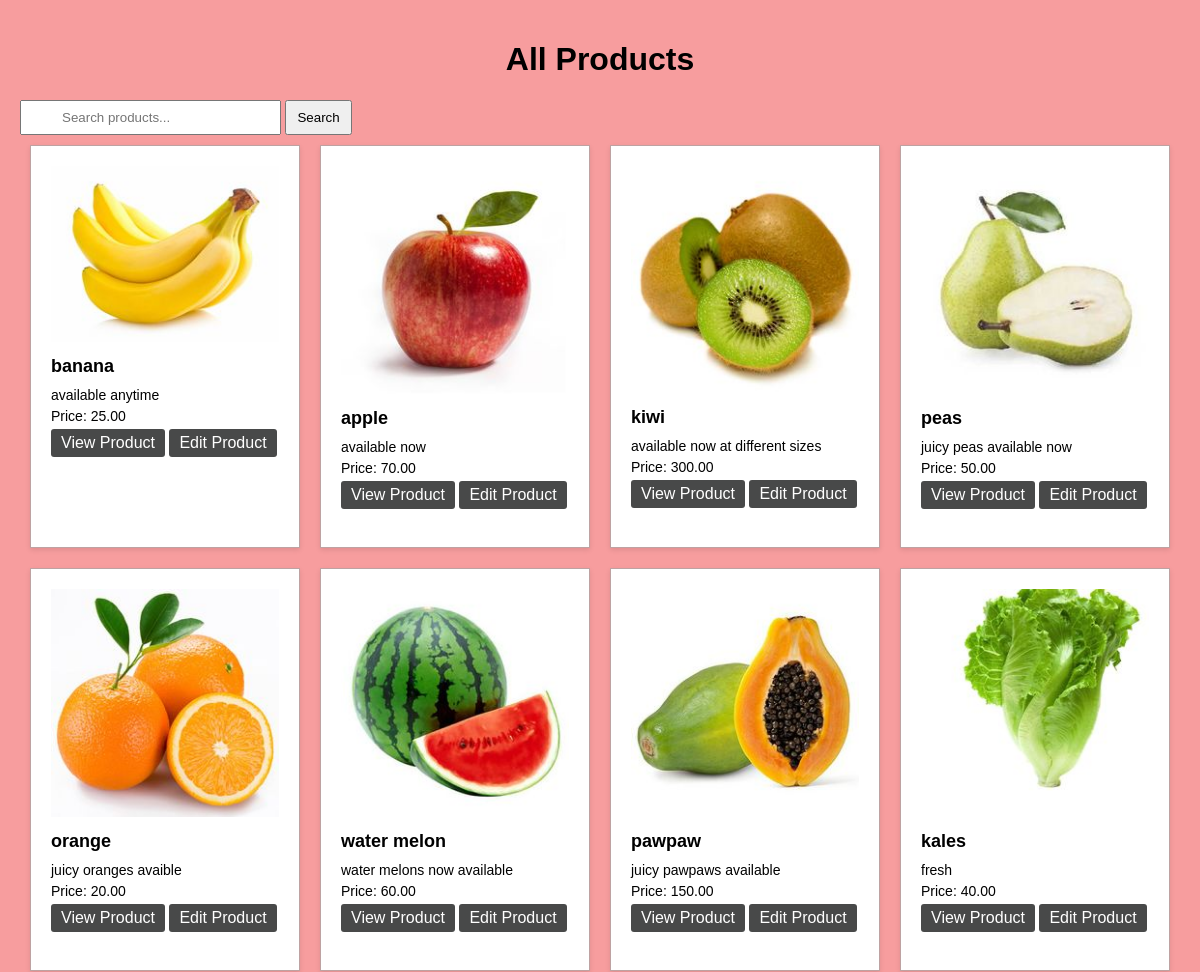
/inventory/products/list/ (upper part), run on an earlier commit of the app's database.
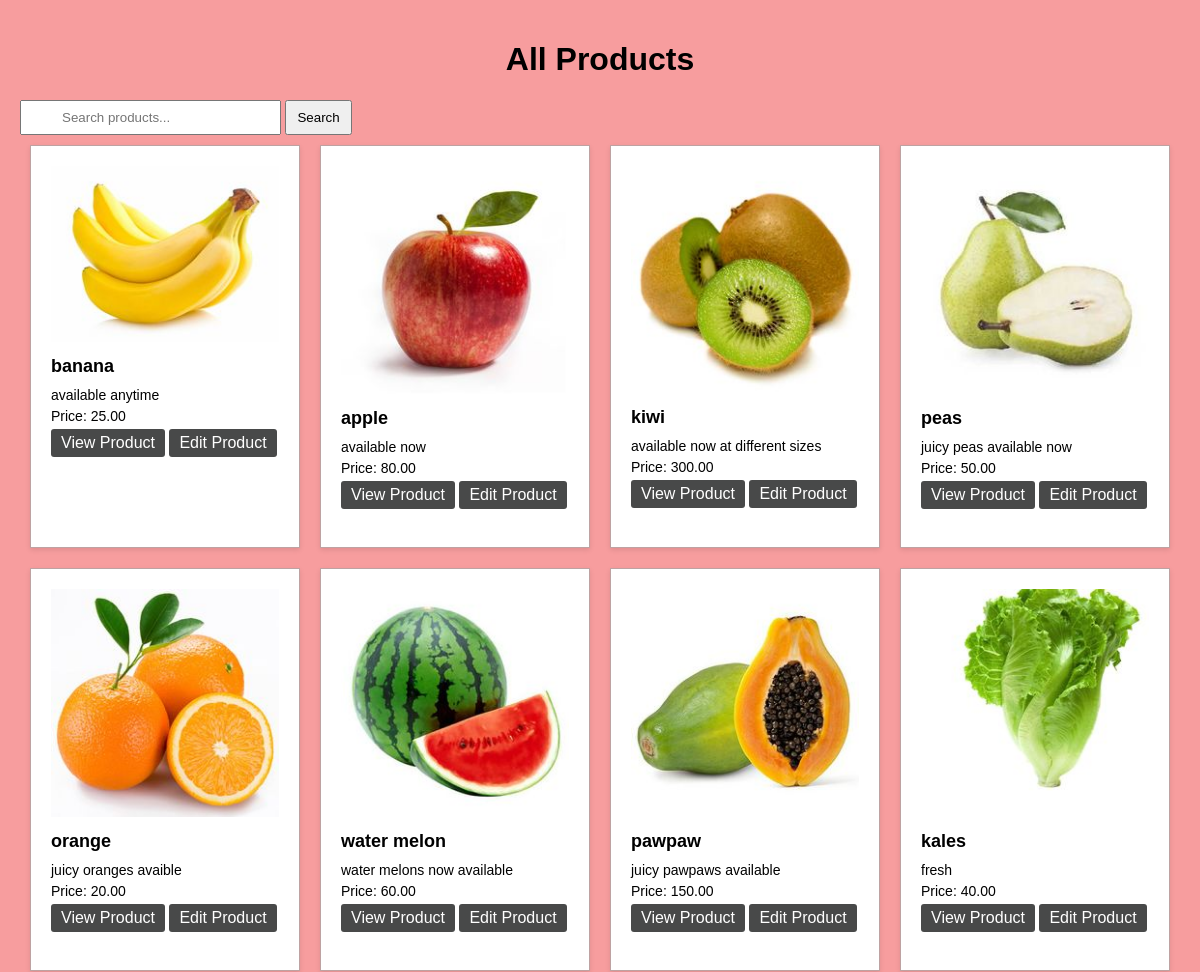
And on a later commit of the database.
### inventory/models.py (models this page shows)
class Product(models.Model):
    name = models.CharField(max_length=32)
    price = models.DecimalField(max_digits=8, decimal_places=2)
    stock = models.PositiveIntegerField()
    image = models.ImageField()
    description = models.TextField()
    date_created = models.DateTimeField(auto_now_add=True)
    date_update = models.DateTimeField(auto_now=True)

### inventory/views.py (the view)
# urls.py: path("products/list/",products_list_view,name="products_list_view"),
def products_list_view(request):
    products = Product.objects.all()
    return render(request,"inventory/products_list.html",{"products":products})

### templates/inventory/products_list.html (shortened to what this page needs)
<!DOCTYPE html>
<html lang="en">
<head>
</head>
<body>
    <h1 class="heading">All Products</h1>
    <input type="text" name="query" placeholder="Search products..." class="prods">
    <button type="submit" class="search">Search</button>
    <div class="item-container">
        {% for product in products %}
        <div class="item">
            <div class="item-image">
                <img src="{{ product.image.url }}" alt="{{ product.name }}">
            </div>
            <div class="item-details">
                <h3>{{ product.name }}</h3>
                <p>{{ product.description }}</p>
                <p>Price: {{ product.price }}</p>
                <a href="{% url 'product_detail_view' id=product.id %}">View Product</a>
                 <a href="{% url 'edit_product_view' id=product.id %}" class="btn1">Edit Product</a>
                 <br/>
                 <br/>
            </div>
        </div>
        {% endfor %}
    </div>
</body>
</html>

### templates/inventory/products_list.html (style rules this page uses)
body { font-family: Arial, sans-serif; background-color: #f79d9e; margin: 0; padding: 20px; }
.item-container { display: flex; flex-wrap: wrap; justify-content: space-between; }
.item { width: calc(25% - 20px); margin: 10px; background-color: #ffffff; border: 1px solid #bea2a2; padding: 20px; box-sizing: border-box; box-shadow: 0 2px 5px rgba(0, 0, 0, 0.1); }
.item-image img { max-width: 100%; height: auto; }
.item-details h3 { font-size: 18px; margin: 10px 0; }
.item-details p { font-size: 14px; margin: 5px 0; }
.item-details a { display: inline-block; padding: 5px 10px; background-color: #484949; color: #fff; text-decoration: none; border-radius: 3px; transition: background-color 0.3s; }
.heading { text-align: center; }
.search { padding: 8px 10px; cursor: pointer; }
.prods { padding: 8px 40px; }

What changed in the data, as far as the page shows it:
changed Product "apple": price "70.00" → "80.00"
